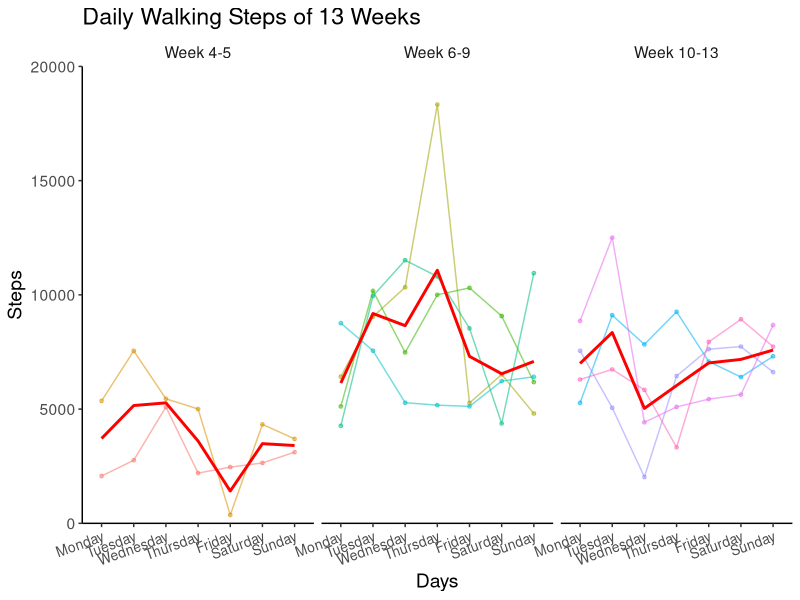
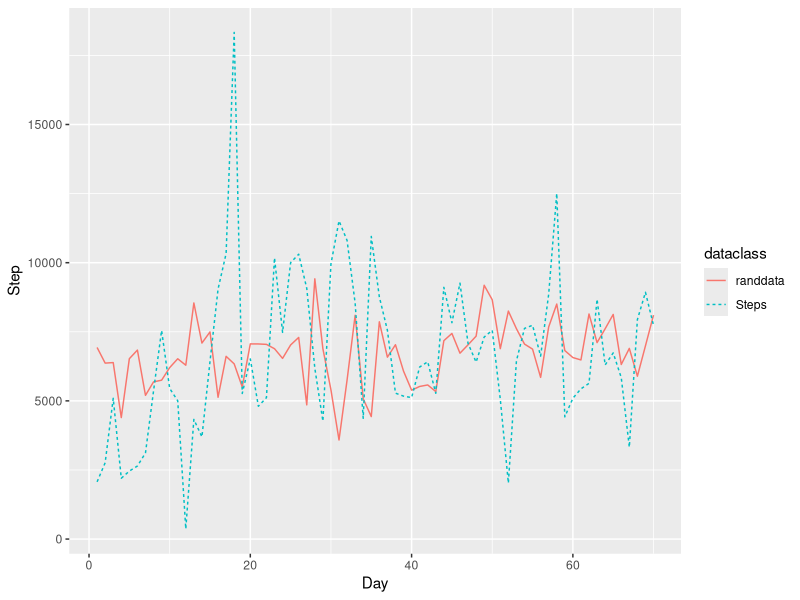
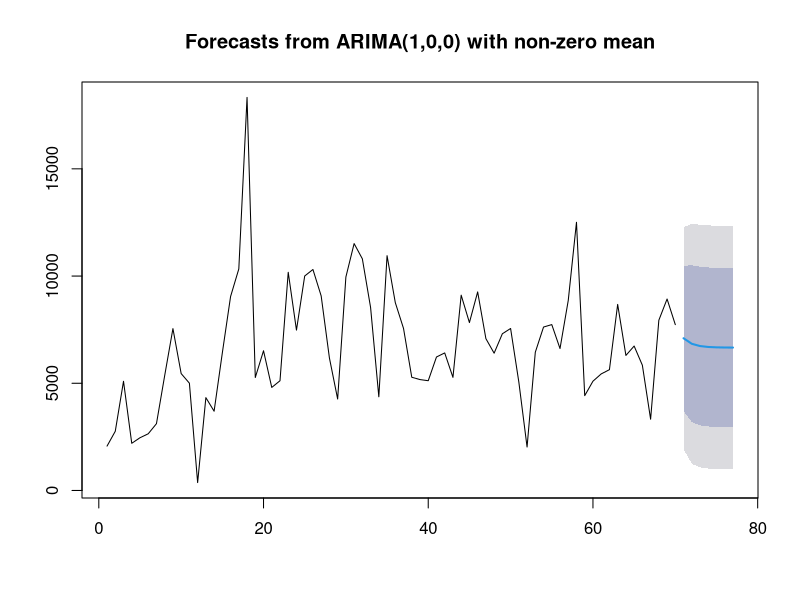

Write the R code that produced these figures, in order.
## ---- chunk 1
library(tidyverse)
library(ggthemes)
## ---- chunk 2
df <- read_csv("Daily_walking_record.csv") %>%
  filter(Week != "14") %>%
  pivot_longer(
    cols = Monday:Sunday,
    names_to = "Days", 
    values_to = "Steps"
) %>%
  mutate(Time = case_when(
    Week == "4" ~ "Week 4-5",
    Week == "5" ~ "Week 4-5",
    Week == "6" ~ "Week 6-9",
    Week == "7" ~ "Week 6-9",
    Week == "8" ~ "Week 6-9",
    Week == "9" ~ "Week 6-9",
    Week == "10" ~ "Week 10-13",
    Week == "11" ~ "Week 10-13",
    Week == "12" ~ "Week 10-13",
    Week == "13" ~"Week 10-13"
  )) %>%
  mutate_at(vars(Time,Week,Days), as.factor )
## ---- chunk 3
df$Time <- factor(df$Time, 
                        levels = c("Week 4-5", "Week 6-9", "Week 10-13"))
df$Days <- factor(df$Days, 
                        levels = c("Monday", "Tuesday", "Wednesday","Thursday","Friday","Saturday","Sunday"))
ggplot(data = df,
       aes(
         x = Days,
         y = Steps,
         group = Week,
         color = Week
       )) +
  facet_wrap( ~ Time) +
  geom_line(alpha = 0.55) +
  geom_point(alpha = 0.5, size = 1) +
  ggtitle("Daily Walking Steps of 13 Weeks") +
  scale_y_continuous(expand = c(0, 0),
                     limits = c(0, 20000)) +
  theme_classic() +
  stat_summary(
    aes(y = Steps, group = 1),
    fun.y = mean,
    colour = "red",
    size = 1,
    geom = "line",
    group = 1
  ) +
  theme(
    axis.text.x =  element_text(
      size = 10,
      hjust = 1,
      angle = 20
    ),
    panel.grid.major = element_blank(),
    panel.grid.minor = element_blank(),
    panel.background = element_blank(),
    legend.position = "none",
    axis.line = element_line(colour = "black"),
    text = element_text(size = 14),
    strip.background = element_blank()
  )
## ---- chunk 4
df %>%
  group_by(Time) %>%
  summarise(mean_steps = mean(Steps),
            sd_steps = sd(Steps))
## ---- chunk 5
library(zoo)
library(tseries)
#prepare data 
df_time <- df %>% mutate(
  Day = seq(1,length(Steps))
)
set.seed(111)
df_time$randdata <- round(rnorm(nrow(df_time),
                                 mean = mean(df_time$Steps),
                                             sd = 1000))
df_time %>% 
  select(Day,Steps,randdata) %>%
pivot_longer(
    cols = Steps:randdata,
    names_to = "dataclass", 
    values_to = "Step"
) %>% ggplot(
       aes(
         x = Day,
         y = Step
       )) +
  geom_line(aes(
    color = dataclass,
    linetype = dataclass
  ))

#Ljung-Box text 
Box.test(df_time$Steps, type = "Ljung-Box")
#p <.001 
#平稳性
adf.test(df_time$Steps)

# #Dickey-Fuller = -3.0422, Lag order = 4, p-value = 0.1514
# alternative hypothesis: stationary
## ---- chunk 6
# # ARMA model to predict 
#  install.packages("remotes")
#  remotes::install_github("robjhyndman/forecast")
library(forecast)
auto.arima(df_time$Steps)
#ARIMA(1,0) AIC=1307.96
ARMAmod<- arima(df_time$Steps,order= c(1,0,0))
summary(ARMAmod)
Box.test(ARMAmod$residuals, type = "Ljung-Box") #p = 0.8551 残差序列已是白噪声


# prediction
#ar(family = "STkaiti")
plot(forecast(ARMAmod, h = 7))

